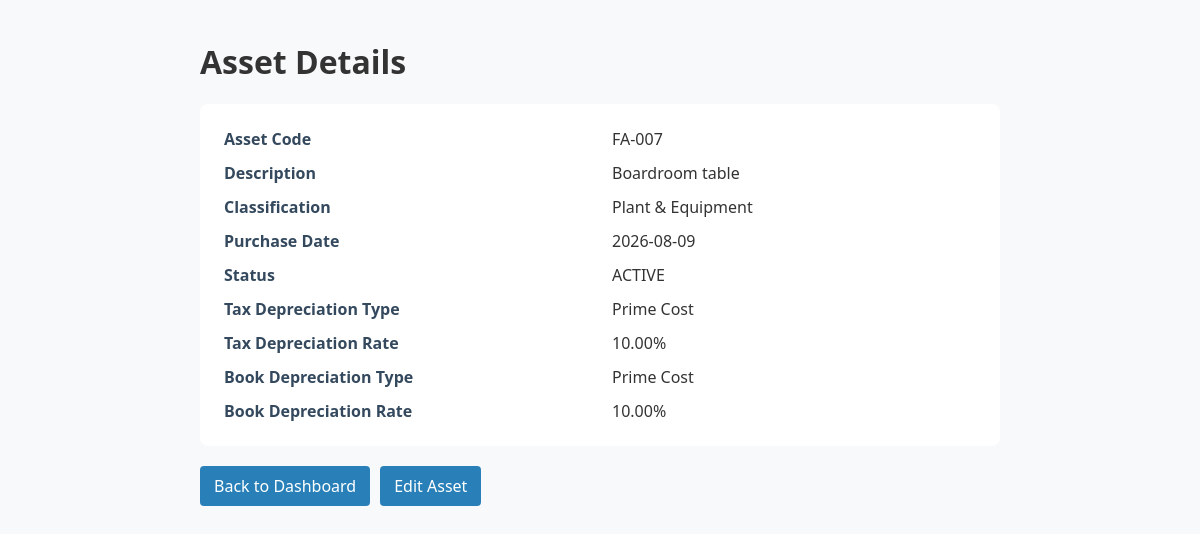
Page /assets/view/7 on the committed database.
### models.py (models this page shows)
class Asset(Base):
    __tablename__ = "assets"
    id = Column(Integer, primary_key=True)
    asset_code = Column(String(50), unique=True, nullable=False)
    description = Column(String(255), nullable=False)
    asset_classification = Column(String(100), nullable=False)
    purchase_date = Column(Date, nullable=False)
    depreciation_method = Column(String(10), default="SL")
    status = Column(String(20), default="ACTIVE")
    tax_original_cost = Column(Numeric(12, 2), nullable=False)
    opening_tax_wdv = Column(Numeric(12, 2), nullable=False)
    tax_depreciation_type = Column(String(30), nullable=False)
    tax_depreciation_rate = Column(Numeric(5, 2), nullable=False)
    tax_depreciation_date = Column(Date, nullable=False)
    book_original_cost = Column(Numeric(12, 2), nullable=False)
    opening_book_wdv = Column(Numeric(12, 2), nullable=False)
    book_depreciation_type = Column(String(30), nullable=False)
    book_depreciation_rate = Column(Numeric(5, 2), nullable=False)
    book_depreciation_date = Column(Date, nullable=False)

### routes/assets.py (the view)
@assets_bp.route("/assets/view/<int:asset_id>")
def view_asset(asset_id):
    db = SessionLocal()
    try:
        asset = db.query(Asset).filter(Asset.id == asset_id).first()
        if not asset:
            flash("Asset not found.", "danger")
            return redirect(url_for("assets.dashboard"))
        return render_template("view_asset.html", asset=asset)
    finally:
        db.close()

### templates/view_asset.html (shortened to what this page needs)
<!DOCTYPE html>
<html lang="en">
<head>
</head>
<body>
<div class="container">
    <h1>Asset Details</h1>
    <div class="details">
        <div class="label">Asset Code</div><div>{{ asset.asset_code }}</div>
        <div class="label">Description</div><div>{{ asset.description }}</div>
        <div class="label">Classification</div><div>{{ asset.asset_classification }}</div>
        <div class="label">Purchase Date</div><div>{{ asset.purchase_date.strftime('%Y-%m-%d') if asset.purchase_date else '' }}</div>
        <div class="label">Status</div><div>{{ asset.status or 'ACTIVE' }}</div>
        <div class="label">Tax Depreciation Type</div><div>{{ asset.tax_depreciation_type }}</div>
        <div class="label">Tax Depreciation Rate</div><div>{{ asset.tax_depreciation_rate }}%</div>
        <div class="label">Book Depreciation Type</div><div>{{ asset.book_depreciation_type }}</div>
        <div class="label">Book Depreciation Rate</div><div>{{ asset.book_depreciation_rate }}%</div>
    </div>
    <div class="actions">
        <a href="{{ url_for('assets.dashboard') }}">Back to Dashboard</a>
        <a href="{{ url_for('assets.edit_asset', asset_id=asset.id) }}">Edit Asset</a>
    </div>
</div>
</body>
</html>

### templates/view_asset.html (style rules this page uses)
body { font-family: 'Segoe UI', Tahoma, sans-serif; margin: 40px; background: #f8f9fa; color: #333; }
.container { max-width: 800px; margin: 0 auto; }
.details { display: grid; grid-template-columns: repeat(2, minmax(0, 1fr)); gap: 12px 24px; padding: 24px; background: white; border-radius: 8px; }
.label { font-weight: bold; color: #34495e; }
.actions { margin-top: 20px; display: flex; gap: 10px; flex-wrap: wrap; }
.actions a { background: #2980b9; color: white; padding: 9px 14px; border-radius: 4px; text-decoration: none; }

### rows in the picture
Asset: asset_code "FA-007", description "Boardroom table", asset_classification "Plant & Equipment", purchase_date "2026-08-09", status "ACTIVE", tax_depreciation_type "Prime Cost", tax_depreciation_rate "10.00", book_depreciation_type "Prime Cost", book_depreciation_rate "10.00"
